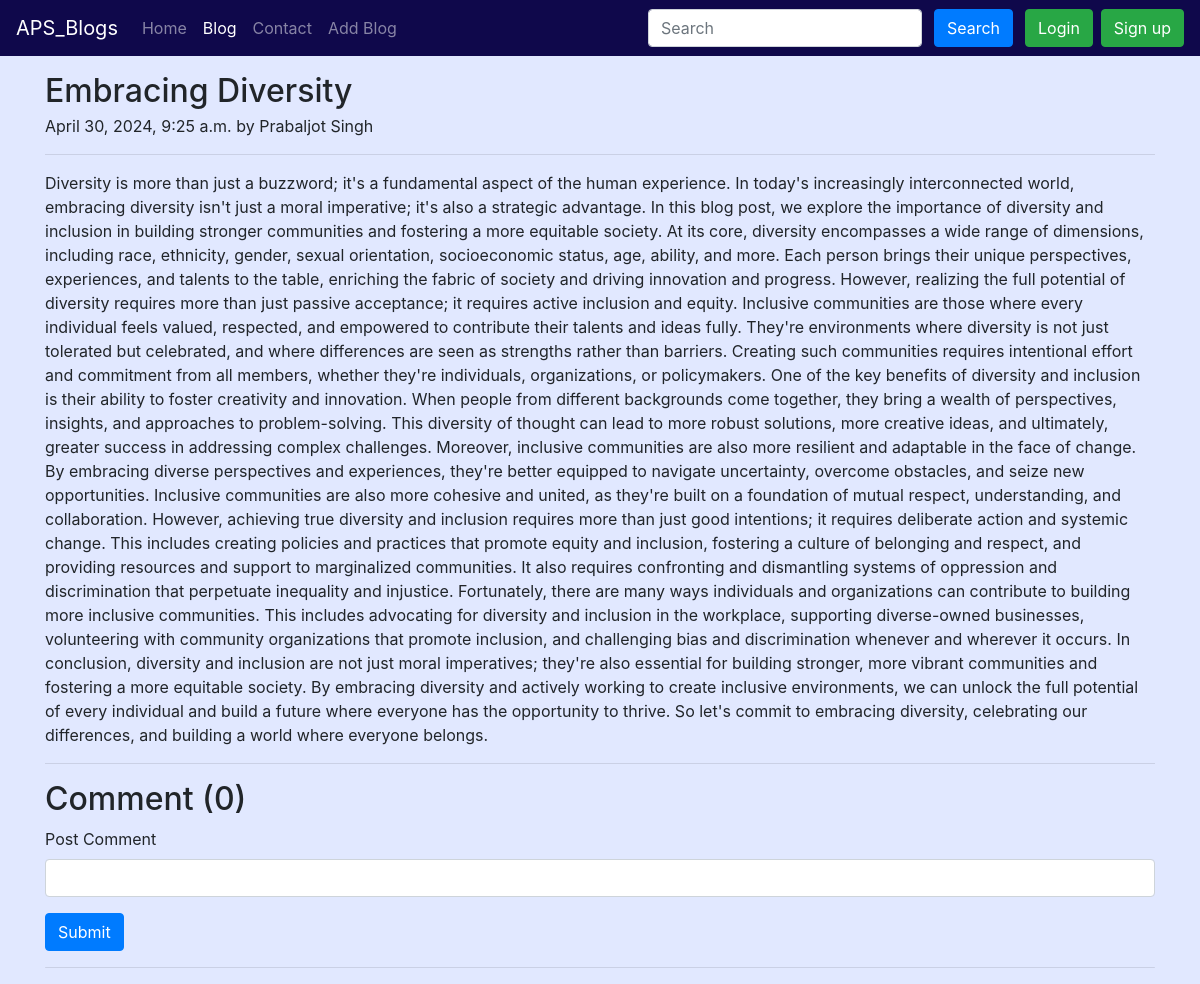
Page /blog/Embracing Diversity/ on the committed database.
### Blog/models.py (models this page shows, shortened)
class Post(models.Model):
    sno = models.AutoField(primary_key=True)
    title = models.CharField(max_length=100)
    text = models.TextField()
    author = models.CharField(max_length=30)
    slug = AutoSlugField(populate_from='title')
    timeStamp = models.DateTimeField(default=datetime.now, blank=True)
    thumbnail = models.ImageField(upload_to='blog/thumbnail', default="blog/thumbnail/wallpaper.jpg")

### Blog/views.py (the view)
# urls.py: path('<str:slug>/',views.blogPost,name="blogPost"),
def blogPost(request, slug):
    post = Post.objects.filter(slug=slug)[0]
    comments = BlogComment.objects.filter(post=post,parent=None)
    replies = BlogComment.objects.filter(post=post).exclude(parent = None)
    replyDict =  {}
    for reply in replies:
        if reply.parent.sno not in replyDict.keys():
            replyDict[reply.parent.sno] = [reply]
        else:
            replyDict[reply.parent.sno].append(reply)
    context = {
        'post': post,
        'comments': comments,
        'replyDict':replyDict
    }
    return render(request, 'blog/blogPost.html', context=context)

### templates/blog/blogPost.html (shortened to what this page needs)
{% extends 'base.html' %}
{% load humanize %}
{% load static %}
{% load extras %}
{% block activeBlog %}active{% endblock activeBlog %}
{% block body %}
<div class="container my-3">
    <h2 class="blog-post-title mb-1">{{post.title}}</h2>
    <p class="blog-post-meta">{{ post.timeStamp }} by <span>{{post.author}}</span></p>
    <hr class="solid">
    <p>{{post.text}}</p>
    <hr class="solid">
</div>
<div class="container">
    <h2>Comment ({{ comments.count }})</h2>
    <form action="/blog/postComment" method="post"> {% csrf_token %}
        <div class="mb-3">
            <label for="comment" class="form-label">Post Comment</label>
            <input name="comment" type="text" class="form-control" id="comment" aria-describedby="text">
        </div>
        <button type="submit" class="btn btn-primary">Submit</button>
    </form>
    <hr class="rounded">
</div>
{% endblock body %}

### templates/blog/blogPost.html (style rules this page uses)
body { background: #e1e8ff; }

### rows in the picture
Post: title "Embracing Diversity", timeStamp "April 30, 2024, 9:25 a.m.", author "Prabaljot Singh", text "Diversity is more than just a buzzword; it's a fundamental aspect of the human experience. In today's increasingly interconnected world, embracing diversity isn't just a moral imperative; it's also a strategic advantage. In this blog post, we explore the importance of diversity and inclusion in building stronger communities and fostering a more equitable society. At its core, diversity encompasses a wide range of dimensions, including race, ethnicity, gender, sexual orientation, socioeconomic status, age, ability, and more. Each person brings their unique perspectives, experiences, and talents to the table, enriching the fabric of society and driving innovation and progress. However,…"

### other values in the picture
{{ comments.count }} "0"
